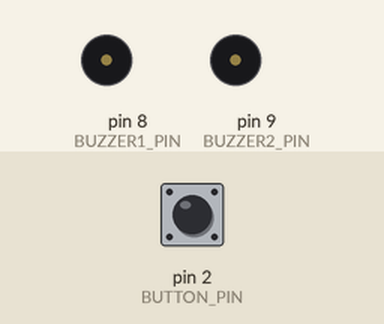
Bench run of a sketch on a simulated Arduino Uno, built with avr-gcc and run on an emulated ATmega328P. On the bench: buzzer (waves = sounding, pin HIGH). The test bench sets the inputs (shaded band); at power-on: pin 2 (BUTTON_PIN) LOW.

Above: at 1.2 s.
1.3 s: pin 2 (BUTTON_PIN) pulled HIGH for 0.15 s
At 3.98 s:
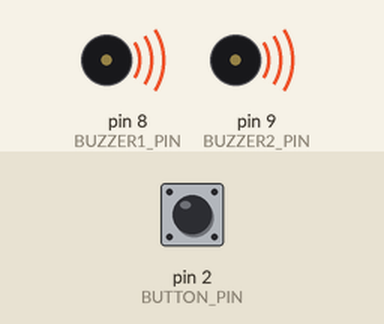
4.4 s: pin 2 (BUTTON_PIN) pulled HIGH for 1 s
At 4.4 s:
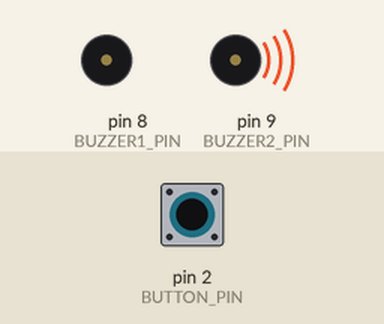
6.9 s: pin 2 (BUTTON_PIN) pulled HIGH for 0.15 s
At 9.9 s:
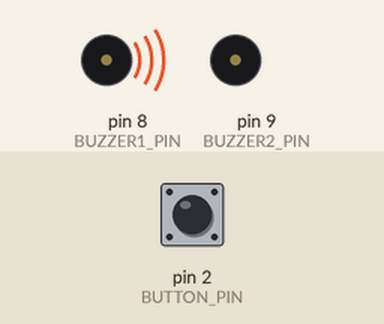
10.0 s: pin 2 (BUTTON_PIN) pulled HIGH for 3.2 s
At 11.0 s:
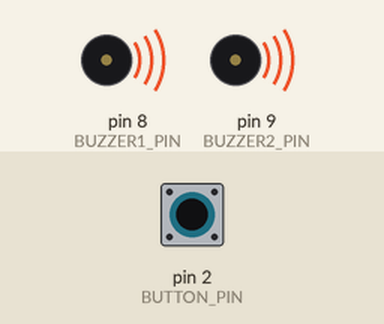
Timing chart, 0 to 13.0 s (numbered marks = the images above; inputs shaded):
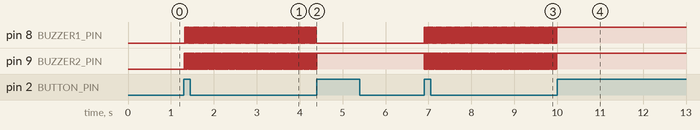

Measured:
- after the input at 1.3 s, pin 8 (BUZZER1_PIN): alternates HIGH for 0.02 s and LOW for 0.02 s, starting at once; pin 9 (BUZZER2_PIN): alternates HIGH for 0.01 s and LOW for 0.01 s, starting at once
- after the input at 4.4 s, pin 8 (BUZZER1_PIN): stops changing and stays LOW; pin 9 (BUZZER2_PIN): stops changing and stays HIGH
- after the input at 6.9 s, pin 8 (BUZZER1_PIN): alternates HIGH for 0.02 s and LOW for 0.02 s, starting at once; pin 9 (BUZZER2_PIN): alternates HIGH for 0.01 s and LOW for 0.01 s, starting at once
- after the input at 10.0 s, pin 8 (BUZZER1_PIN), pin 9 (BUZZER2_PIN): stops changing and stays HIGH

The sketch:

Piezo_Music_2.0.ino
```cpp
/*
Engineer: Michael Dubisz
6/6/2019

This program allows the user to play different tones on multiple buzzers simultaneously (hopefully...)
*/


#define BUZZER1_PIN     8
#define BUZZER2_PIN     9
#define BUTTON_PIN      2


bool playMusic = false;
int count1 = 0;
int count2 = 0;
int pitch1 = 1460;
int pitch2 = 955;


byte filler = 0;


// the setup routine runs once when you press reset:
void setup() {
  // initialize the digital pin as an output.
  pinMode(BUZZER1_PIN, OUTPUT);
  pinMode(BUZZER2_PIN, OUTPUT);

  //set pin 2 as an interrupt
  attachInterrupt(0, ButtonPress, RISING);

}


//toggle playMusic
void ButtonPress()
{
    playMusic = !playMusic;
}


// the loop routine runs over and over again forever:
void loop() {

  if(playMusic)
  {

          count1++;
          if(count1 == (pitch1/3)/2)
            digitalWrite(BUZZER1_PIN, HIGH);
          if(count1 == pitch1/3){
            digitalWrite(BUZZER1_PIN, LOW);
            count1 = 0;}


          count2++;
          if(count2 == (pitch2/3)/2)
            digitalWrite(BUZZER2_PIN, HIGH);
          if(count2 == pitch2/3){
            digitalWrite(BUZZER2_PIN, LOW);
            count2 = 0;}


      delayMicroseconds(3);
  }

}
```
